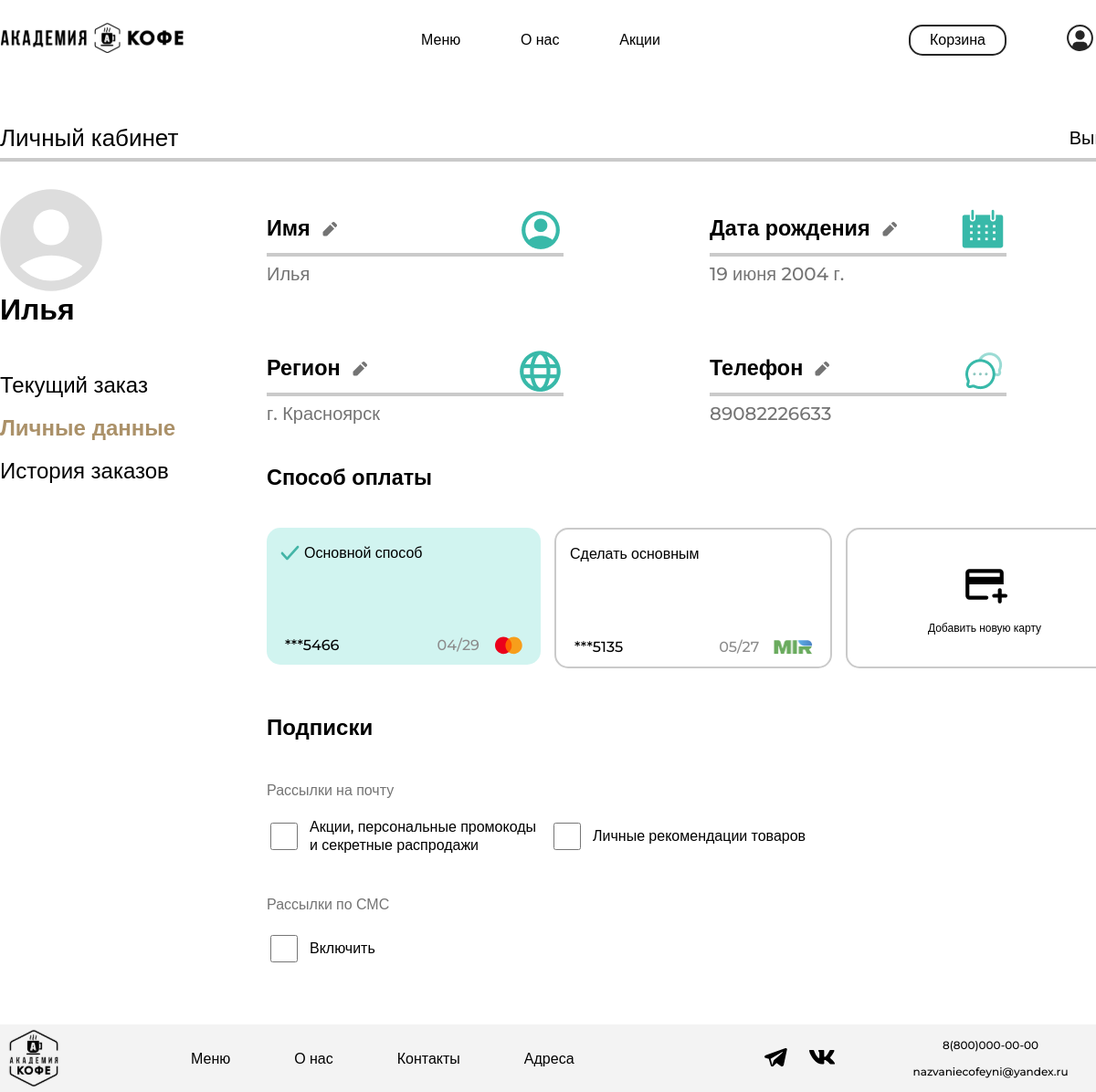
The app's page /account/ (signed in), older data.
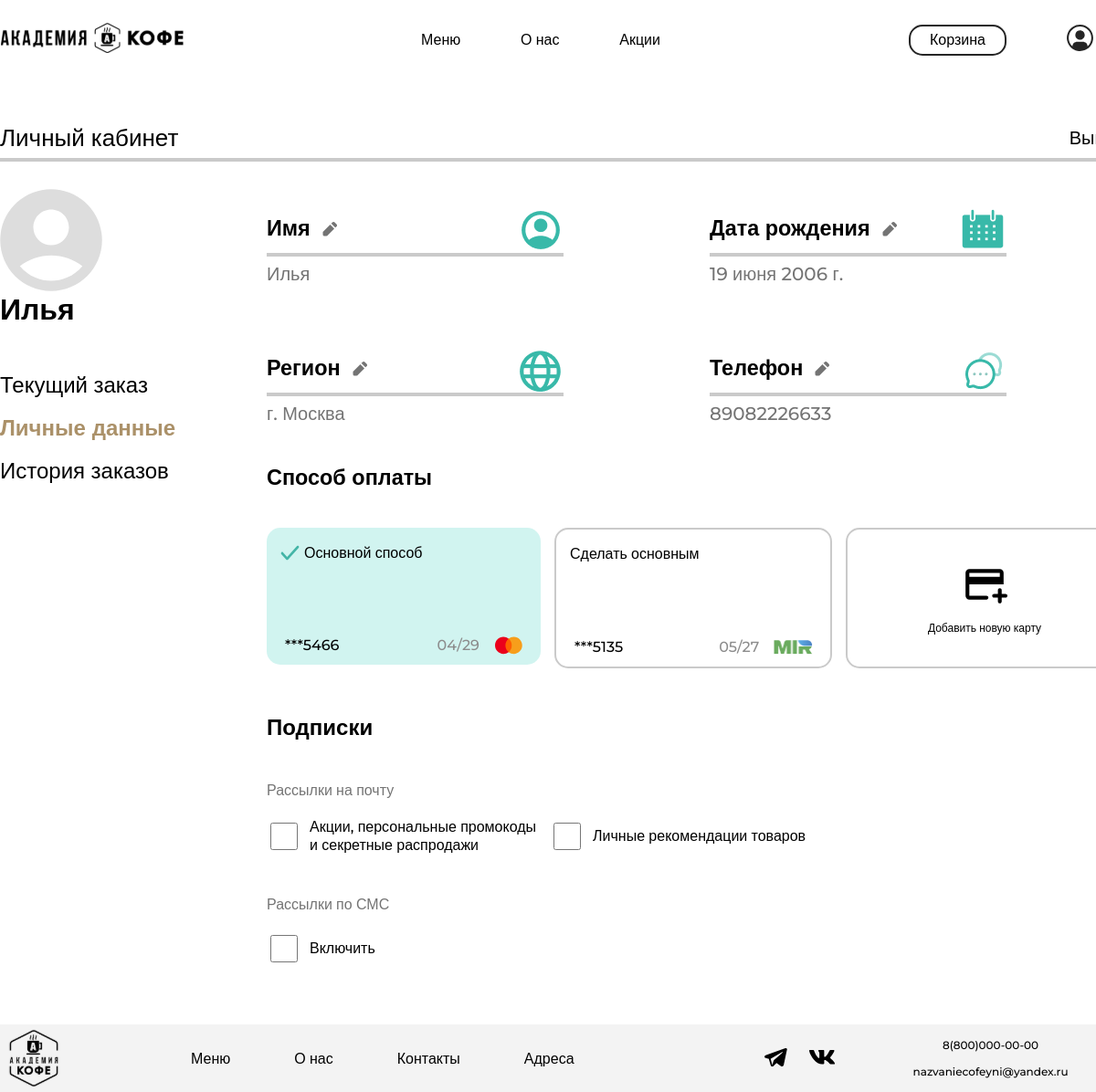
The same page, newer data.
### academyCoffee/models.py (models this page shows)
class User(AbstractUser):
    regions = [
        ('Красноярск', 'Красноярск'),
        ('Москва', 'Москва'),
        ('Санкт-Петерург', 'Санкт-Петерург'),
        ('Новосибирск', 'Новосибирск'),
    ]
    region = models.TextField('Регион', max_length=50, choices=regions, blank=True)
    PNumber = models.PositiveIntegerField('Номер телефона', blank=True, null=True)
    DateOfBirth = models.DateField("День рождения", default=timezone.now)

### academyCoffee/views.py (the view)
# urls.py: path('account/', views.profile, name='profile'),
@login_required
def profile(request):
    if request.method == 'POST':
        form = UserProfileForm(instance=request.user, data=request.POST)
        if form.is_valid():
            form.save()
            return redirect(reverse('profile'))
        else:
            print(form.errors)
    else:
        form = UserProfileForm(instance=request.user)
    context = {
        'title': "Личный кабинет",
        'form': form,
        'baskets': Basket.objects.filter(user=request.user),
        'user': request.user
    }
    return render(request, 'main/personalaccount.html', context)

### academyCoffee/forms.py
class UserProfileForm(UserChangeForm):
    regions = [
        ('Красноярск', 'Красноярск'),
        ('Москва', 'Москва'),
        ('Санкт-Петербург', 'Санкт-Петербург'),
        ('Новосибирск', 'Новосибирск'),
    ]
    first_name = forms.CharField(required=False, widget=forms.TextInput(attrs={
        'class': 'change-name-form',
    }))
    region = forms.CharField(required=False, widget=forms.Select(attrs={
        'id': 'regions',
        'class': 'change-region-select',
        'placeholder': 'Выберите город',
    }, choices=regions))
    PNumber = forms.CharField(required=False, widget=forms.NumberInput(attrs={
        'class': 'change-number-form',
    }))
    DateOfBirth = forms.DateField(required=False, widget=forms.DateInput(attrs={
        'class': 'change-date-form datetimepicker-input',
        'data-target': '#datetimepicker1',
    }))
    class Meta:
        model = User
        fields = ('first_name', 'region', 'PNumber', 'DateOfBirth')

### academyCoffee/templates/main/personalaccount.html (shortened to what the changed rows need)
{% extends 'main/base.html' %}
{% load static %}
{% block style %}
    <link rel="stylesheet" href="{% static 'personalaccount/css/style.css' %}">
{% endblock %}
{% block content %}
<main>
    <div class="up-line-container">
        <h2 class="personal-up-title">Личный кабинет</h2>
    </div>
<div class="main-container">
    <div class="personal-account-left-container">
        <img class="personal-avatar" src="{% static 'personalaccount/img/avatar_account.svg' %}" width="112" height="112">
        <p class="personal-name">{{ user.first_name }}</p>
        <ul class="personal-account-nav-list">
            <li class="personal-account-nav-list-item">
            </li>
            <li class="personal-account-nav-list-item">
            </li>
            <li class="personal-account-nav-list-item">
            </li>
        </ul>
    </div>
    <div class="personal-account-right-container">
        <section class="personal-account-info">
            <div class="change-container">
                <div class="change-up-container">
                    <div class="change-up-container-title">
                    </div>
                    <img class="description-image" src="{% static 'personalaccount/img/account.png' %}">
                </div>
                <div class="personal-account-info-line"></div>
                <p class="personal-account-info-name">{{ user.first_name }}</p>
            </div>
            <div class="change-container">
                <div class="change-up-container">
                    <div class="change-up-container-title">
                    </div>
                    <img class="description-image" src="{% static 'personalaccount/img/calendar.png' %}">
                </div>
                <div class="personal-account-info-line"></div>
                <p class="personal-account-info-date">{{ user.DateOfBirth }}</p>
            </div>
            <div class="change-container">
                <div class="change-up-container">
                    <div class="change-up-container-title">
                    </div>
                    <img class="description-image" src="{% static 'personalaccount/img/planet.png' %}">
                </div>
                <div class="personal-account-info-line"></div>
                <p class="personal-account-info-region">г. {{ user.region }}</p>
            </div>
            <div class="change-container">
                <div class="change-up-container">
                    <div class="change-up-container-title">
                    </div>
                    <img class="description-image" src="{% static 'personalaccount/img/messages.png' %}">
                </div>
                <div class="personal-account-info-line"></div>
                <p class="personal-account-info-number">{{ user.PNumber }}</p>
            </div>
        </section>
    </div>
</div>
</main>
{% endblock %}

Row changes from the older to the newer data that the page shows:
changed User "Илья": DateOfBirth "19 июня 2004 г." → "19 июня 2006 г."; region "Красноярск" → "Москва"
